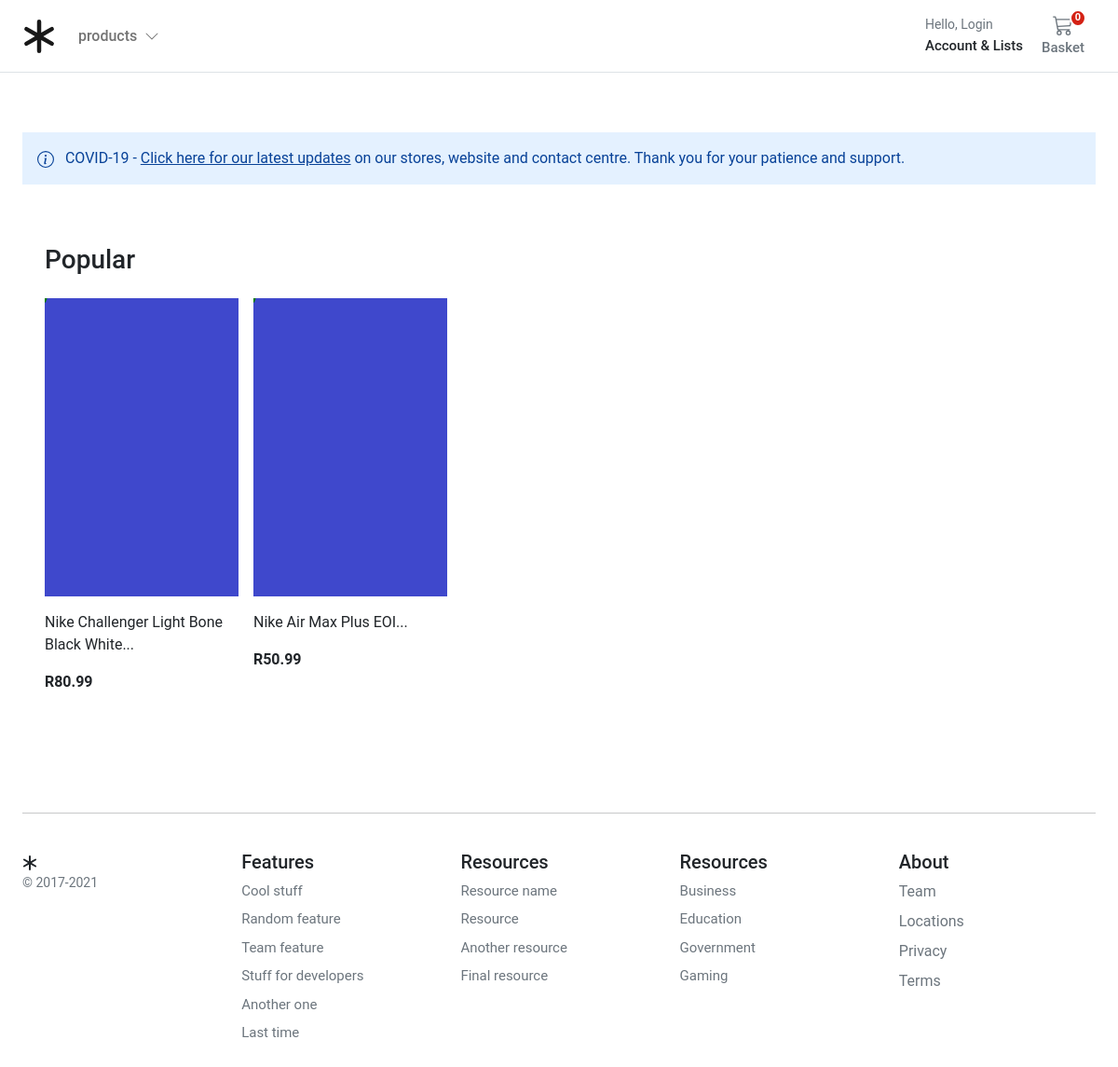
The page / on the database its author committed.
### store/models.py (models this page shows, shortened)
class ProductImage(models.Model):
    product = models.ForeignKey(Product, on_delete=models.CASCADE, related_name="product_image")
    image = models.ImageField(
        verbose_name=_("image"),
        help_text=_("Upload a product image"),
        upload_to="images/",
        default="images/default.png",
    )
    alt_text = models.CharField(
        verbose_name=_("Alturnative text"),
        help_text=_("Please add alturnative text"),
        max_length=255,
        null=True,
        blank=True,
    )
    is_feature = models.BooleanField(default=False)
    created_at = models.DateTimeField(auto_now_add=True, editable=False)
    updated_at = models.DateTimeField(auto_now=True)
    class Meta:
        verbose_name = _("Product Image")
        verbose_name_plural = _("Product Images")

class Product(models.Model):
    product_type = models.ForeignKey(ProductType, on_delete=models.RESTRICT)
    category = models.ForeignKey(Category, on_delete=models.RESTRICT)
    title = models.CharField(
        verbose_name=_("title"),
        help_text=_("Required"),
        max_length=255,
    )
    description = models.TextField(verbose_name=_("description"), help_text=_("Not Required"), blank=True)
    slug = models.SlugField(max_length=255)
    regular_price = models.DecimalField(
        verbose_name=_("Regular price"),
        help_text=_("Maximum 999.99"),
        error_messages={
            "name": {
                "max_length": _("The price must be between 0 and 999.99."),
            },
        },
        max_digits=5,
        decimal_places=2,
    )
    discount_price = models.DecimalField(
        verbose_name=_("Discount price"),
        help_text=_("Maximum 999.99"),
        error_messages={
            "name": {
                "max_length": _("The price must be between 0 and 999.99."),
            },
        },
        max_digits=5,
        decimal_places=2,
    )
    is_active = models.BooleanField(
        verbose_name=_("Product visibility"),
        help_text=_("Change product visibility"),
        default=True,
    )
    created_at = models.DateTimeField(_("Created at"), auto_now_add=True, editable=False)
    updated_at = models.DateTimeField(_("Updated at"), auto_now=True)
    users_wishlist = models.ManyToManyField(settings.AUTH_USER_MODEL, related_name="user_wishlist", blank=True)
    class Meta:
        ordering = ("-created_at",)
        verbose_name = _("Product")
        verbose_name_plural = _("Products")
    def get_absolute_url(self):
        return reverse("store:product_detail", args=[self.slug])

### store/views.py (the view)
# urls.py: path('', views.product_all, name='store_home'),
def product_all(request):
    products = Product.objects.prefetch_related("product_image").filter(is_active=True)
    return render(request, "store/index.html", {"products": products})

### basket/basket.py (called while the page is built)
    def __len__(self):
        return sum(item["qty"] for item in self.basket.values())

### basket/context_processors.py (called while the page is built)
def basket(request):
    return {'basket': Basket(request)}

### store/context_processors.py (called while the page is built)
def categories(request):
    return {"categories": Category.objects.filter(level=0)}

### store/models.py (called while the page is built)
    def get_absolute_url(self):
        return reverse("store:category_list", args=[self.slug])

### templates/store/index.html (shortened to what this page needs)
{% extends "base.html" %}
{% block content %}
<div class="container">
  <div class="alert alert-primary fw600 rounded-0 border-0 pb-3" role="alert">
    COVID-19 - <u>Click here for our latest updates</u> on our stores, website and contact centre. Thank you for
    your patience and support.
  </div>
  <div class="container">
    <div class="row">
      <div class="album py-5">
        <div class="pb-3">
          <h1 class="h3">Popular</h1>
        </div>
        {% if not products %}
        <div class="col-12">There are currently no products active</div>
        {% else %}
        <div class="row row-cols-1 row-cols-sm-2 row-cols-md-5 g-3">
          {% for product in products %}
          <div class="col">
            <div class="card border-0">
              {% for image in product.product_image.all %}
              {% if image.is_feature%}
              <img class="img-fluid" alt="Responsive image" src="{{ image.image.url }}"
                alt="{{ image.image.alt_text }}">
              {% endif %}
              {% endfor %}
              <div class="card-body px-0">
                <p class="card-text">
                  <a class="text-dark text-decoration-none"
                    href="{{ product.get_absolute_url }}">{{ product.title|slice:":50" }}...</a>
                </p>
                <div class="fw-bold">R{{product.regular_price}}</div>
              </div>
            </div>
          </div>
          {% endfor %}
        </div>
        {% endif %}
      </div>
    </div>
  </div>
  {% endblock %}

### static/core/css/base.css (style rules this page uses)
@media (min-width: 1000px) { .container { max-width: 1000px; } }
@media (max-width: 1200px) { .container { max-width: 100%; padding:0 24px; } }
.alert-primary { background-color: #E4F1FF; }
html, body, p, div { letter-spacing: -0.02px; font-family: 'Roboto', sans-serif; }

### rows shown on the page
Product: title "Nike Challenger Light Bone Black White", regular_price "80.99"
ProductImage: image (placeholder picture)
Product: title "Nike Air Max Plus EOI", regular_price "50.99"
ProductImage: image (placeholder picture)
